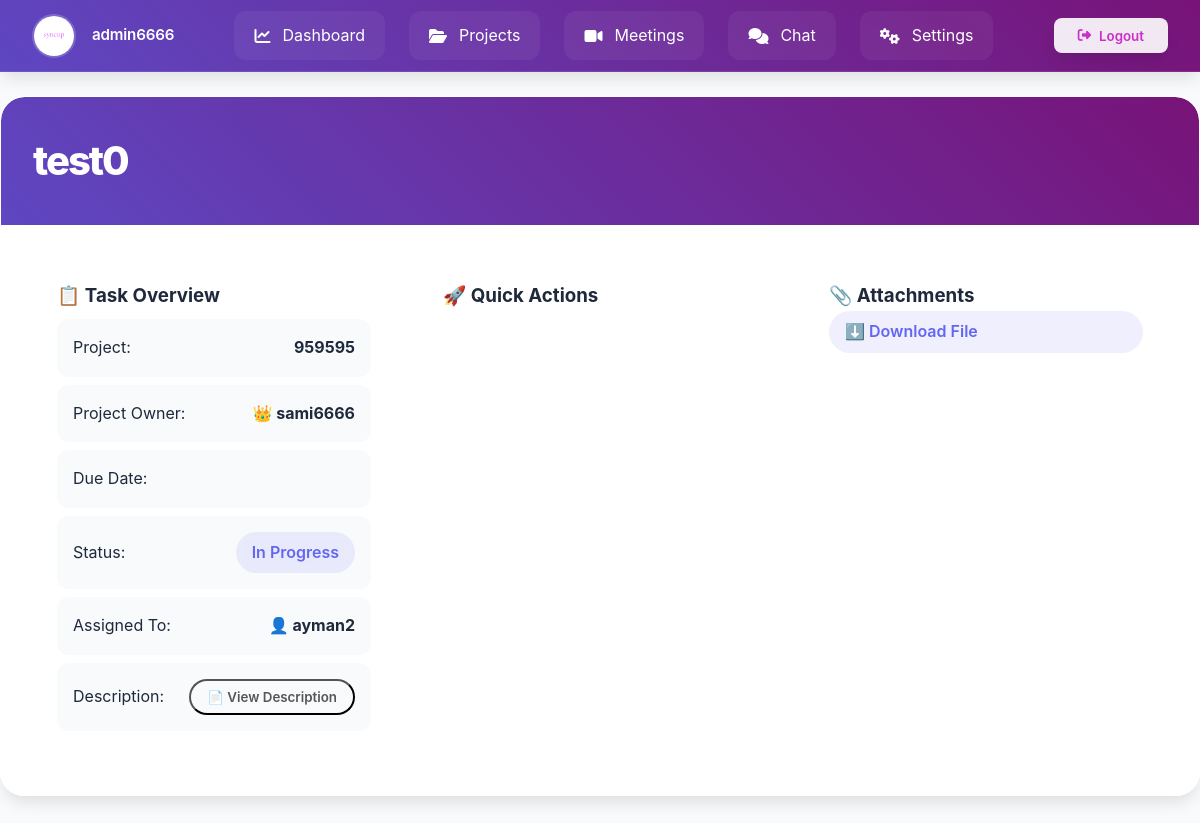
Page /tasks/1/ (signed in) on the committed database.
### users/models.py (models this page shows, shortened)
class CustomUser(AbstractUser):
    phone_regex = RegexValidator(
        regex=r'^05\d{8}$',
        message="رقم الجوال يجب أن يبدأ بـ 05 ويحتوي على 10 أرقام فقط."
    )
    phone_number = models.CharField(
        max_length=10,
        unique=True,
        validators=[phone_regex],
        help_text="رقم الجوال يجب أن يبدأ بـ 05 ويكون مكونًا من 10 أرقام."
    )
    ROLE_CHOICES = [
        ('member', 'Member'),  # العضو العادي
        ('expert', 'Expert')   # الخبير
    ]
    role = models.CharField(
    max_length=10,
    choices=ROLE_CHOICES,
    default='member'
    )
    profile_image = models.ImageField(
    upload_to='profile_pics/',
    default='profile_pics/p.png',  # تعيين صورة افتراضية عند إنشاء الحساب
    blank=True,
    null=True
    )
    groups = models.ManyToManyField(
        'auth.Group',
        related_name='custom_user_groups',
        blank=True
    )
    user_permissions = models.ManyToManyField(
        'auth.Permission',
        related_name='custom_user_permissions',
        blank=True
    )

### tasks/models.py (models this page shows, shortened)
class Task(models.Model):
    STATUS_CHOICES = [
        ('new', 'New'),  # Task created but not yet assigned
        ('pending', 'Pending'),  # Awaiting user approval
        ('in_progress', 'In Progress'),  # Accepted and being worked on
        ('urgent', 'Urgent'),  # Marked as urgent
        ('completed', 'Completed'),  # Task completed
        ('rejected', 'Rejected'),  # User declined the task
    ]
    title = models.CharField(max_length=255)
    description = models.TextField(blank=True, null=True)
    status = models.CharField(max_length=20, choices=STATUS_CHOICES, default='new')
    project = models.ForeignKey(Project, on_delete=models.CASCADE, related_name='tasks')  # ✅ Link task to a project
    assigned_to = models.ForeignKey(CustomUser, on_delete=models.SET_NULL, null=True, blank=True, related_name='assigned_tasks')  # ✅ Assign task to a user
    due_date = models.DateField(blank=True, null=True)
    created_at = models.DateTimeField(auto_now_add=True)
    files = models.FileField(upload_to='task_attachments/', blank=True, null=True)  # ✅ Support for file uploads

### projects/models.py (models this page shows, shortened)
class Project(models.Model):
    STATUS_CHOICES = [
        ('pending', 'Pending'),
        ('in_progress', 'In Progress'),
        ('completed', 'Completed'),
    ]
    COLOR_CHOICES = [
        ('purple', 'Purple'),
        ('red', 'Red'),
        ('blue', 'Blue'),
        ('green', 'Green'),
        ('orange', 'Orange'),
        ('pink', 'Pink'),
    ]
    name = models.CharField(max_length=255)  # Project name
    description = models.TextField(blank=True, null=True)  # Project description
    start_date = models.DateField()  # Start date
    end_date = models.DateField(blank=True, null=True)  # End date
    owner = models.ForeignKey(CustomUser, on_delete=models.CASCADE, related_name='owned_projects')  # Project owner
    members = models.ManyToManyField(CustomUser, related_name='projects', blank=True)  # Project members
    created_at = models.DateTimeField(auto_now_add=True)  # Creation date
    category = models.ForeignKey(ProjectType, on_delete=models.CASCADE)
    status = models.CharField(max_length=20, choices=STATUS_CHOICES, default='pending')  # Project status
    logo = models.ImageField(upload_to='project_logos/', blank=True, null=True)  # Project logo
    project_color = models.CharField(max_length=10, choices=COLOR_CHOICES, default='blue')  # Project color

### tasks/views.py (the view, shortened to what this page needs)
# urls.py: path('<int:task_id>/', views.task_detail, name='task_detail'),
@login_required
def task_detail(request, task_id):
    task = get_object_or_404(Task, id=task_id)
    return render(request, 'task_detail.html', {'task': task})

### templates/task_detail.html (shortened to what this page needs)
<!DOCTYPE html>
<html lang="en">
<head>
</head>
<body>
    {% include 'navbar.html' %}
    <div class="glass-panel" style="max-width: 1200px; margin: 2rem auto;">
        <div class="task-header">
            <h1 class="task-title">{{ task.title }}</h1>
        </div>
        <div class="task-grid">
            <div class="task-card">
                <h3 style="margin-top: 0;">📋 Task Overview</h3>
                <ul class="interactive-list">
                    <li>
                        <span style="flex: 1;">Project:</span>
                        <strong>{{ task.project.name }}</strong>
                    </li>
                    <li>
                        <span style="flex: 1;">Project Owner:</span>
                        <strong>👑 {{ task.project.owner.username }}</strong>
                    </li>
                    <li>
                        <span style="flex: 1;">Due Date:</span>
                    </li>
                    <li>
                        <span style="flex: 1;">Status:</span>
                        <span class="badge" style="background: rgba(99, 102, 241, 0.1); color: var(--primary);">
                            {{ task.get_status_display }}
                        </span>
                    </li>
                    <li>
                        <span style="flex: 1;">Assigned To:</span>
                        <strong>👤 {{ task.assigned_to.username }}</strong>
                    </li>
                    <li>
                        <span style="flex: 1;">Description:</span>
                        <button onclick="openDescriptionModal()" class="badge" style="background: var(--info); color: rgb(86, 86, 86);">📄 View Description</button>
                    </li>
                </ul>
            </div>
            <div class="task-card">
                <h3 style="margin-top: 0;">🚀 Quick Actions</h3>
            </div>
            {% if task.files %}
            <div class="task-card">
                <h3 style="margin-top: 0;">📎 Attachments</h3>
                <a href="{{ task.files.url }}" class="badge"
                   style="width: 100%; background: rgba(99, 102, 241, 0.1); color: var(--primary); text-decoration: none;"
                   download>
                    ⬇️ Download File
                </a>
            </div>
            {% endif %}
        </div>
    </div>
</body>
</html>

### templates/navbar.html (shortened to what this page needs)
<!DOCTYPE html>
<html lang="en">
<head>
    <link rel="stylesheet" href="https://cdnjs.cloudflare.com/ajax/libs/font-awesome/6.4.2/css/all.min.css">
</head>
<body>
    <nav class="navbar">
        <div class="profile">
            <img src="{{ user.profile_image.url }}"
                 class="profile__image"
                 onerror="this.onerror=null; this.src='/media/profile_pics/p.png';"
                 alt="User profile">
            <span class="profile__name">{{ user.username }}</span>
        </div>
        <div class="nav-links">
            <a href="{% url 'dashboard' %}" class="nav-link">
                <i class="fas fa-chart-line"></i>
                <span>Dashboard</span>
            </a>
            <a href="{% url 'projects_list' %}" class="nav-link">
                <i class="fas fa-folder-open"></i>
                <span>Projects</span>
            </a>
            <a href="{% url 'meeting_list' %}" class="nav-link">
                <i class="fas fa-video"></i>
                <span>Meetings</span>
            </a>
            <a href="{% url 'chat_list' %}" class="nav-link">
                <i class="fas fa-comments"></i>
                <span>Chat</span>
            </a>
            <a href="{% url 'settings' %}" class="nav-link">
                <i class="fas fa-cogs"></i>
                <span>Settings</span>
            </a>
        </div>
        <form id="logout-form" action="{% url 'logout' %}" method="post">
            <button type="submit" class="logout">
                <i class="fas fa-sign-out-alt"></i>
                <span class="logout__text">Logout</span>
            </button>
        </form>
    </nav>
</body>
</html>

### templates/task_detail.html (style rules this page uses)
:root { --primary: #6366f1; --success: #10b981; --danger: #ef4444; --surface: #ffffff; --background: #f8fafc; --text-primary: #1e293b; --text-secondary: #64748b; --gradient: linear-gradient(135deg, #6366f1 0%, #a855f7 100%); --shadow-lg: 0 10px 15px -3px rgba(0, 0, 0, 0.1); --radius-xl: 24px; --radius-md: 12px; }
body { font-family: 'Inter', system-ui, sans-serif; background: var(--background); color: var(--text-primary); margin: 0; line-height: 1.6; padding-top: 4rem; }
.glass-panel { background: rgba(255, 255, 255, 0.95); backdrop-filter: blur(12px); border-radius: var(--radius-xl); box-shadow: var(--shadow-lg); border: 1px solid rgba(255, 255, 255, 0.2); overflow: hidden; animation: fadeIn 0.6s cubic-bezier(0.23, 1, 0.32, 1); }
.task-header { background: linear-gradient(45deg, #5e47c2, #781378); color: white; padding: 2rem; border-radius: var(--radius-xl) var(--radius-xl) 0 0; }
.task-title { font-size: 2.5rem; font-weight: 800; margin: 0; letter-spacing: -0.05em; }
.task-grid { display: grid; grid-template-columns: repeat(auto-fit, minmax(280px, 1fr)); gap: 1.5rem; padding: 2rem; }
.task-card { padding: 1.5rem; background: var(--surface); border-radius: var(--radius-md); transition: transform 0.3s ease; }
.badge { display: inline-flex; align-items: center; padding: 0.5rem 1rem; border-radius: 999px; font-weight: 600; backdrop-filter: blur(4px); }
.interactive-list { list-style: none; padding: 0; }
.interactive-list li { display: flex; align-items: center; padding: 1rem; margin: 0.5rem 0; background: rgba(241, 245, 249, 0.5); border-radius: var(--radius-md); transition: all 0.2s ease; }

### templates/navbar.html (style rules this page uses)
:root { --primary-500: #9625af; --primary-600: #ca2fc7; --surface-100: #f8fafc; --surface-900: #0f172a; --text-primary: #1e293b; --text-inverse: #ffffff; --transition-default: 300ms cubic-bezier(0.4, 0, 0.2, 1); --shadow-lg: 0 10px 15px -3px rgba(0, 0, 0, 0.1); }
* { margin: 0; padding: 0; box-sizing: border-box; font-family: 'Inter', system-ui, sans-serif; }
body { background-color: var(--surface-100); color: var(--text-primary); }
.navbar { position: fixed; top: 0; left: 0; width: 100%; height: 72px; display: flex; align-items: center; justify-content: space-between; padding: 0 2rem; background: linear-gradient(45deg, #5e47c2, #781378); backdrop-filter: blur(12px); box-shadow: var(--shadow-lg); z-index: 1000; border-bottom: 1px solid rgba(255, 255, 255, 0.1); }
.profile { display: flex; align-items: center; gap: 1rem; color: var(--text-inverse); position: relative; }
.profile__image { width: 44px; height: 44px; border-radius: 50%; object-fit: cover; border: 2px solid rgba(255, 255, 255, 0.2); transition: transform var(--transition-default); }
.profile__name { font-weight: 600; font-size: 0.95rem; letter-spacing: -0.2px; }
.nav-links { display: flex; gap: 1.5rem; align-items: center; transition: transform var(--transition-default); }
.nav-link { color: var(--text-inverse); text-decoration: none; padding: 0.75rem 1.25rem; border-radius: 0.75rem; display: flex; align-items: center; gap: 0.75rem; position: relative; background: rgba(255, 255, 255, 0.05); transition: all var(--transition-default); }
.nav-link::after { content: ''; position: absolute; bottom: 0; left: 50%; width: 0; height: 2px; background: var(--text-inverse); transition: all var(--transition-default); }
.logout { background: rgba(255, 255, 255, 0.9); color: var(--primary-600); border: none; padding: 0.6rem 1.5rem; border-radius: 0.5rem; display: flex; align-items: center; gap: 0.5rem; cursor: pointer; transition: all var(--transition-default); font-weight: 600; box-shadow: var(--shadow-lg); }

### rows in the picture
CustomUser: profile_image (picture), username "admin6666"
Task: title "test0", project.name "959595", project.owner.username "sami6666", status "In Progress", assigned_to.username "ayman2"
